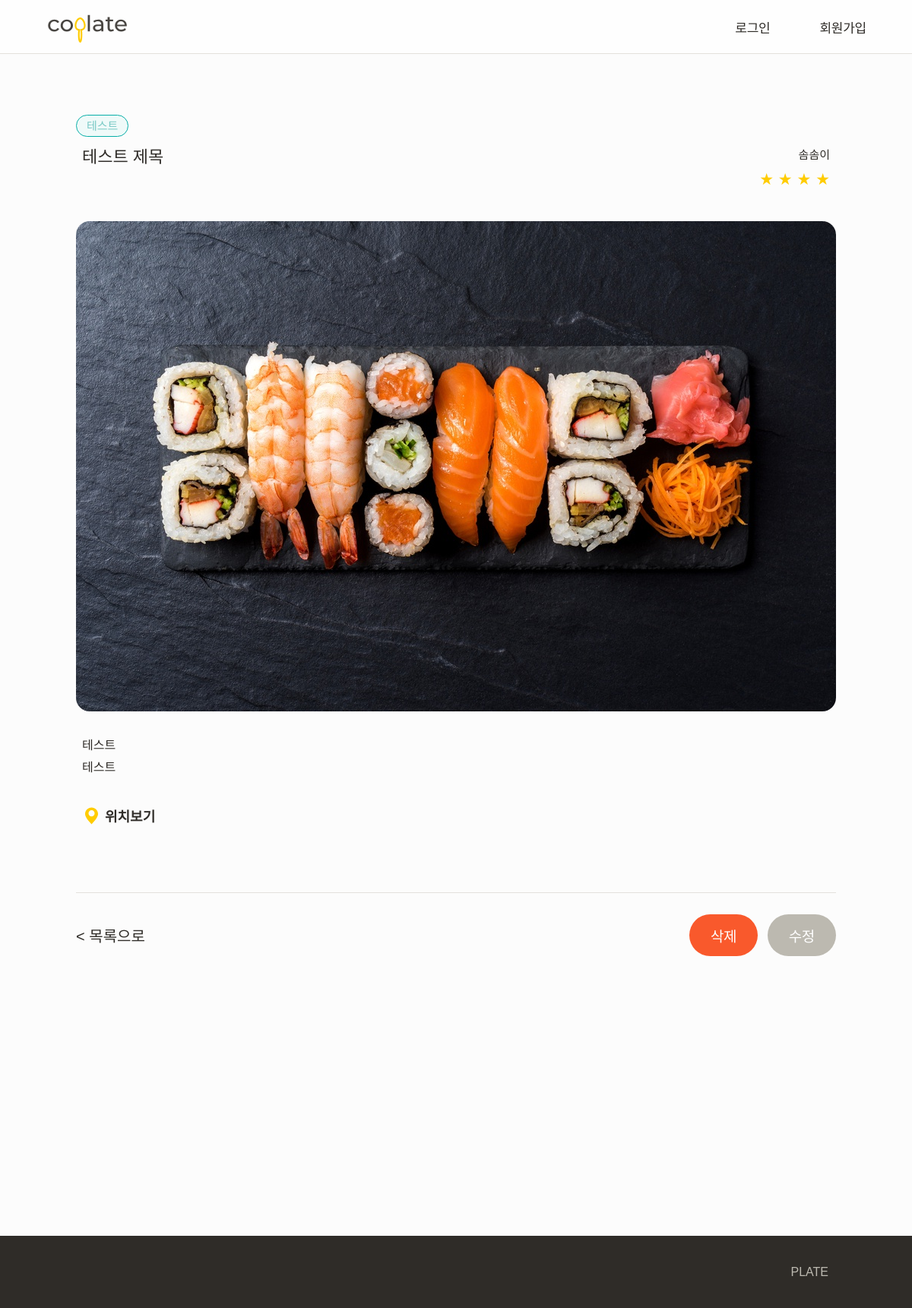
/reviews/12, run on the app's committed database.
### plate/models.py (models this page shows, shortened)
class Review(models.Model):
    title = models.CharField(max_length=30)
    store_name = models.CharField(max_length=20)
    store_link = models.URLField(validators=[validate_store_link])
    RATING_CHOICE = [
        (1, "★"),
        (2, "★★"),
        (3, "★★★"),
        (4, "★★★★"),
        (5, "★★★★★"),
    ]
    rating = models.IntegerField(choices=RATING_CHOICE, default=None)
    image_1 = models.ImageField(upload_to="review_pics")
    image_2 = models.ImageField(upload_to="review_pics", blank=True)
    image_3 = models.ImageField(upload_to="review_pics", blank=True)
    content = models.TextField()
    dt_created = models.DateTimeField(auto_now_add=True)
    dt_modified = models.DateTimeField(auto_now=True)
    author = models.ForeignKey(User, on_delete=models.CASCADE)

class User(AbstractUser):
    nickname = models.CharField(max_length=15,
                                unique=True,
                                null=True,
                                validators=[validate_no_special_characters],
                                error_messages={"unique": "이미 사용중인 닉네임 입니다"},
                                )

### plate/views.py (the view)
class ReviewDetail(DetailView):
    model = Review
    template_name = "plate/review_detail.html"
    pk_url_kwarg = "review_id"

### plate/templates/plate/review_detail.html (shortened to what this page needs)
{% extends "plate_base/base_with_navbar.html" %}
{% load static %}
{% block content %}
<main class="site-body">
  <article class="review-detail max-content-width">
    <div class="review-info">
      <div class="restaurant-name">
        <span class="cp-chip green">{{ review.store_name }}</span>
      </div>
      <h1 class="title">{{ review.title }}</h1>
      <div class="author">
        <a class="review-author" href="#">
          <span>{{ review.author.nickname }}</span>
        </a>
      </div>
      <date class="date">{{ review.dr_created|date:"Y년 n월 j일" }}</date>
      <div class="review-rating">
        <span class="cp-stars">
          {% for i in ""|ljust:review.rating %}
            ★
          {% endfor%}
        </span>
      </div>
    </div>
    <div class="content">
      <img class="thumb" src="{{ review.image_1.url }}">
      <p class="content">{{ review.content|linebreaksbr }}</p>
      <a class="location" target="_blank" href="{{ review.store_link }}">
        <img class="cp-icon" src="{% static 'plate/icons/ic-pin.svg' %}" alt="Pin Icon">
        <span>위치보기</span>
      </a>
    </div>
    <div class="footer">
      <a class="back-link" href="{% url 'index' %}">&lt; 목록으로</a>
      <div class="buttons">
        <a class="cp-button warn" href="#">삭제</a>
        <a class="cp-button secondary" href="#">수정</a>
      </div>
    </div>
  </article>
</main>
{% endblock content %}

### plate/static/plate/styles/style.css (style rules this page uses)
:root { --border: #e3e1dc; --max-width: 1100px; --max-content-width: 1000px; --body-background: #fcfcfc; --site-header-background: rgba(255, 255, 255, 0.76); --navbar: #2f2c28; --site-footer: #bcb9b0; --site-footer-background: #2f2c28; --account-link: #ffcc00; --content-list-contet-date: #bcb9b0; --main-header-background: #fff; --main-header-height: 565px; --main-header-border: #f0efec; --main-header: #fff; --content-list-sub-heading: #7b776b; --content-list-pagination-current: #fff; --content-list-pagination-current-bg: #ffcc00; --review-detail-date: #bcb9b0; --review-detail-side-padding: 8px; --profile-header-edit: #7b776b; --file-content-border: #cccac3; --file-content-background: #fff; }
body { display: flex; min-height: 100vh; flex-direction: column; margin: 0; background-color: var(--body-background); word-break: keep-all; }
body > .site-body { flex: 1 1; }
.site-body { width: 100%; }
.max-content-width { max-width: var(--max-content-width); width: 100%; }
.review-detail { margin: 80px auto 340px; }
.review-detail .review-info { display: grid; grid-template: repeat(3, auto) / repeat(3, auto); grid-auto-flow: row; justify-content: space-between; }
.review-detail .review-info > .restaurant-name { grid-column: span 3; margin: 0; }
.review-detail .review-info > .title, .review-detail .review-info > .date { margin-left: var(--review-detail-side-padding); }
.review-detail .review-info > .author, .review-detail .review-info > .review-rating { margin-right: var(--review-detail-side-padding); }
.review-detail .review-info > .title { margin-top: 8px; margin-bottom: 5px; grid-column: span 2; font-size: 22px; font-weight: normal; }
.review-detail .review-info > .date { grid-column: span 2; font-size: 14px; color: var(--review-detail-date); }
.review-detail .review-info > .author { display: flex; justify-content: flex-end; }
.review-detail .content { margin: 45px 0 80px; }
.review-detail .content .thumb { display: block; width: 100%; height: 100%; object-fit: cover; max-width: 1000px; max-height: 645px; margin: 0 auto; border-radius: 18px; }
.review-detail .content .thumb:not(:last-child) { margin-bottom: 30px; }
.review-detail .content .content { margin: 30px var(--review-detail-side-padding) 28px; line-height: 1.82; }
.review-detail .content .location { display: inline-flex; align-items: center; margin: var(--review-detail-side-padding); font-size: 18px; font-weight: bold; }
.review-detail .content .location > img { margin-right: 5px; }
.review-detail .footer { display: flex; justify-content: space-between; align-items: center; padding: 28px 0; border-top: 1px solid var(--border); }
.review-detail .back-link { font-size: 20px; }
.review-detail .footer .buttons > :not(:last-child) { margin-right: 8px; }
.review-author { display: flex; align-items: center; font-size: 15px; }
.review-rating { display: flex; justify-content: flex-end; align-items: center; }

### data on the page
Review: store_name "테스트", title "테스트 제목", author.nickname "솜솜이", rating 4 (drawn), image_1 (picture), content "테스트 테스트"
